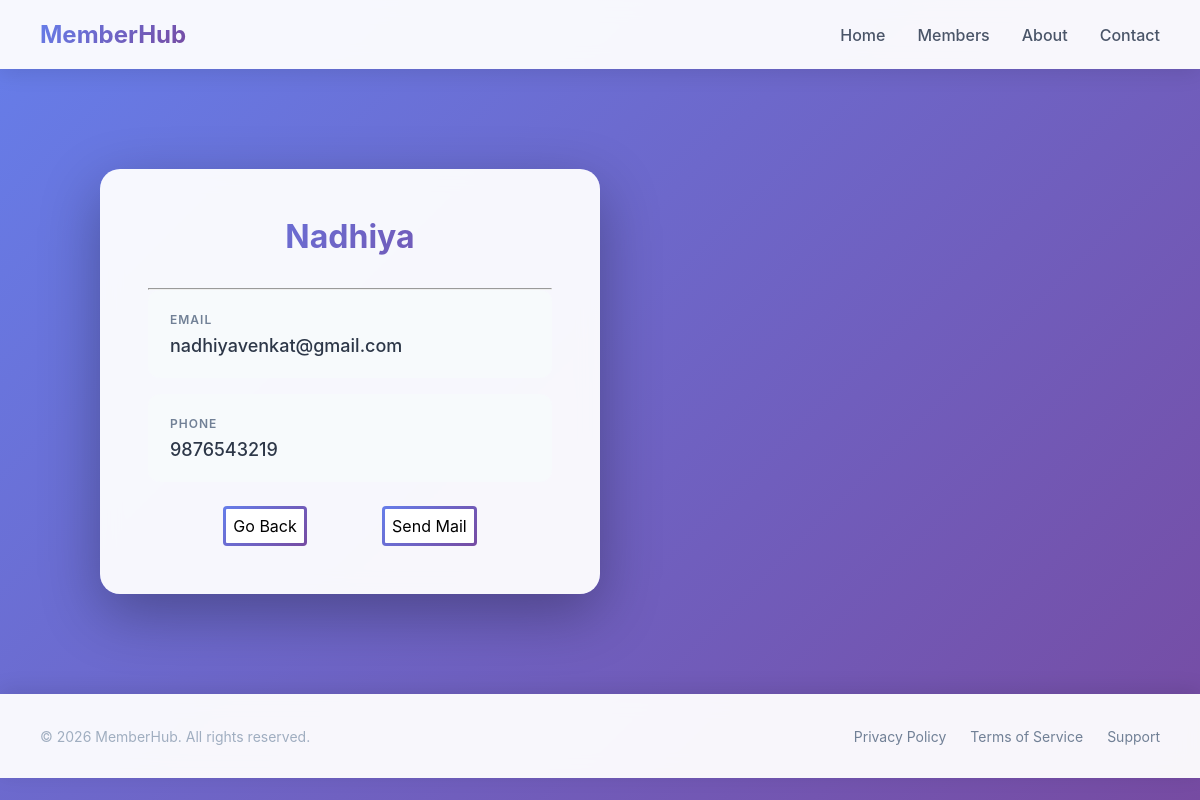
Screenshot of /members/details/nadhiya with the database file from the repository.
### app/models.py (models this page shows)
class userreg(models.Model):
    name = models.CharField(max_length=100)
    email = models.CharField(max_length=50)
    phone = models.IntegerField()
    slug = models.SlugField(default="", null=False)

### app/views.py (the view)
# urls.py: path("members/details/<slug:slug>", views.details, name="details"),
def details(request, slug):
    mymembers = userreg.objects.get(slug = slug)
    context = {
        "member" : mymembers,
    }
    return render(request, "detail.html", context)

### templates/detail.html (shortened to what this page needs)
{% extends "master.html" %}
{% load static %}
{% block content %}
    <div class="container">
        <h1>{{member.name}}</h1>
        <hr>
        <div class="info-card">
            <div class="info-label">Email</div>
            <div class="info-value">{{member.email}}</div>
        </div>
        <div class="info-card">
            <div class="info-label">Phone</div>
            <div class="info-value">{{member.phone}}</div>
        </div>
    <div class="btn_box">
        <a href="{% url 'members' %}" class="mem-go-back-btn">Go Back</a>
        <a href="{% url 'send_email' member.slug %}" class="mem-go-back-btn">Send Mail</a>
    </div>
    </div>
{% endblock %}

### static/css/myfirst.css (style rules this page uses)
* { margin: 0; padding: 0; box-sizing: border-box; }
body { font-family: -apple-system, BlinkMacSystemFont, 'Segoe UI', Roboto, Oxygen, Ubuntu, Cantarell, sans-serif; background: linear-gradient(135deg, #667eea 0%, #764ba2 100%); min-height: 100vh; display: flex; flex-direction: column; }
.container { background: rgba(255, 255, 255, 0.95); backdrop-filter: blur(10px); border-radius: 20px; padding: 48px; max-width: 500px; width: 100%; box-shadow: 0 20px 60px rgba(0, 0, 0, 0.3); animation: fadeIn 0.6s ease-out; }
h1 { font-size: 32px; font-weight: 700; color: #1a202c; margin-bottom: 32px; text-align: center; background: linear-gradient(135deg, #667eea 0%, #764ba2 100%); -webkit-background-clip: text; -webkit-text-fill-color: transparent; background-clip: text; }
.info-card { background: #f7fafc; border-radius: 12px; padding: 20px; margin-bottom: 16px; transition: all 0.3s ease; border: 2px solid transparent; }
.info-label { font-size: 12px; font-weight: 600; text-transform: uppercase; letter-spacing: 1px; color: #718096; margin-bottom: 8px; }
.info-value { font-size: 18px; color: #2d3748; font-weight: 500; }
.container { background: rgba(255, 255, 255, 0.95), transparent; backdrop-filter: blur(10px); border-radius: 20px; padding: 48px; max-width: 500px; width: 100%; box-shadow: 0 20px 60px rgba(0, 0, 0, 0.3); animation: fadeIn 0.6s ease-out; margin: 100px; }
.btn_box { display: flex; flex-direction: row; justify-content: space-evenly; align-items: center; }
.mem-go-back-btn { margin-top: 8px; text-decoration: none; background-color: white; padding: 7px; border: 3px solid transparent; background-image: linear-gradient(white, white), linear-gradient(135deg, #667eea 0%, #764ba2 100%); background-origin: border-box; background-clip: padding-box, border-box; border-radius: 4px; color: black; transition: background-color 1s ease, color 0.3s ease, transform 0.3s ease; }

### rows the page displays
userreg: name "Nadhiya", email "nadhiyavenkat@gmail.com", phone "9876543219"
